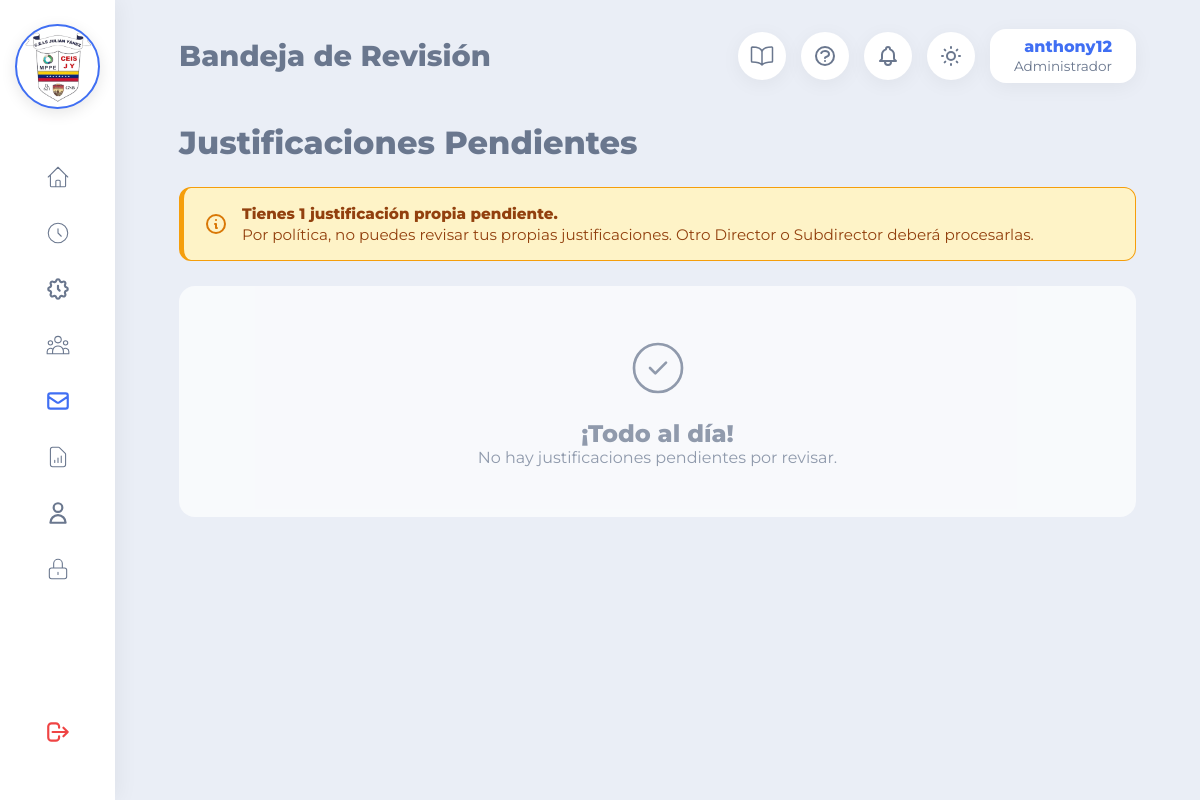
Page /vistas/justificaciones.php (signed in) on the earlier database version.
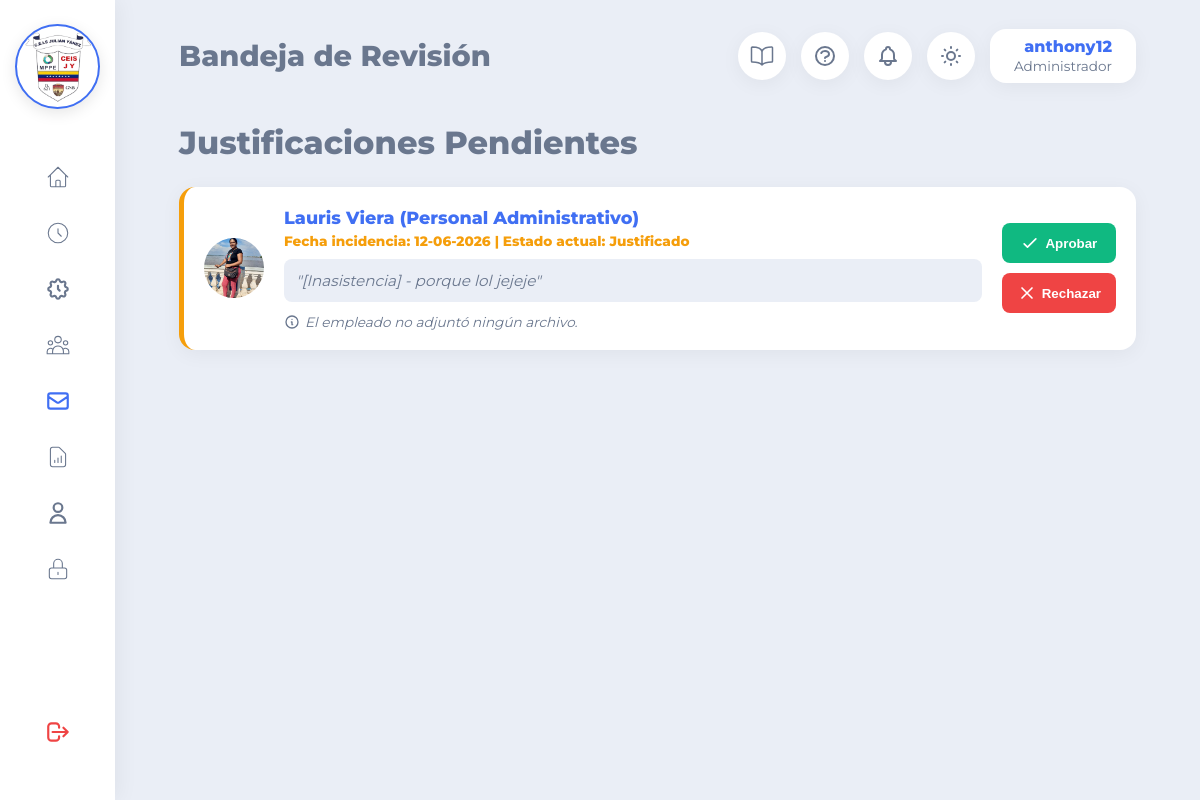
Same page on the later database version.
### tables this page shows
CREATE TABLE `asistencias` (
  `id_asistencia` int(11) NOT NULL AUTO_INCREMENT,
  `id_personal` int(11) NOT NULL,
  `fecha` date NOT NULL,
  `hora_esperada` time NOT NULL,
  `hora_entrada` time DEFAULT NULL,
  `hora_salida` time DEFAULT NULL,
  `estado` varchar(50) DEFAULT 'Ausente',
  `motivo_justificacion` text DEFAULT NULL,
  `archivo_evidencia` varchar(255) DEFAULT NULL,
  `estado_justificacion` enum('Pendiente','Aprobada','Rechazada') DEFAULT NULL,
  `observacion` text DEFAULT NULL,
  PRIMARY KEY (`id_asistencia`),
  UNIQUE KEY `asistencia_unica_dia` (`id_personal`,`fecha`),
  KEY `fk_asistencia_personal` (`id_personal`),
  CONSTRAINT `fk_asistencia_personal` FOREIGN KEY (`id_personal`) REFERENCES `personal` (`id_personal`) ON DELETE CASCADE ON UPDATE CASCADE
);

CREATE TABLE `personal` (
  `id_personal` int(11) NOT NULL AUTO_INCREMENT,
  `cedula` varchar(15) NOT NULL,
  `nombres` varchar(100) NOT NULL,
  `apellidos` varchar(100) NOT NULL,
  `foto_perfil` varchar(255) NOT NULL DEFAULT 'default.png',
  `telefono` varchar(20) NOT NULL,
  `id_cargo` int(11) NOT NULL,
  `id_usuario` int(11) NOT NULL,
  `hora_entrada_personalizada` time DEFAULT NULL,
  `hora_salida_personalizada` time DEFAULT NULL,
  `fecha_ingreso` date DEFAULT curdate(),
  PRIMARY KEY (`id_personal`),
  UNIQUE KEY `cedula_unica` (`cedula`),
  KEY `fk_personal_cargo` (`id_cargo`),
  KEY `fk_personal_usuario` (`id_usuario`),
  CONSTRAINT `fk_personal_cargo` FOREIGN KEY (`id_cargo`) REFERENCES `cargos` (`id_cargo`) ON UPDATE CASCADE,
  CONSTRAINT `fk_personal_usuario` FOREIGN KEY (`id_usuario`) REFERENCES `usuarios` (`id_usuario`) ON DELETE CASCADE ON UPDATE CASCADE
);

CREATE TABLE `cargos` (
  `id_cargo` int(11) NOT NULL AUTO_INCREMENT,
  `nombre_cargo` varchar(100) NOT NULL,
  PRIMARY KEY (`id_cargo`)
);

### vistas/justificaciones.php (the view, shortened to what this page needs)
<?php
require_once '../configuracion/conexion.php';
$nombre = $_SESSION['usuario'];
$rol    = $_SESSION['rol'];
try {
    $sql = "SELECT a.id_asistencia, a.fecha, a.estado, a.motivo_justificacion, a.archivo_evidencia,
                   p.nombres, p.apellidos, p.foto_perfil, c.nombre_cargo
            FROM asistencias a
            INNER JOIN personal p ON a.id_personal = p.id_personal
            INNER JOIN cargos c ON p.id_cargo = c.id_cargo
            WHERE a.estado_justificacion = 'Pendiente'
            AND p.id_usuario != ?
            ORDER BY a.fecha DESC";
    $stmt     = $conexion->prepare($sql);
    $stmt->execute([$_SESSION['id_usuario']]);
    $pendientes = $stmt->fetchAll(PDO::FETCH_ASSOC);
    $sql_propias = "SELECT COUNT(*) FROM asistencias a
                    INNER JOIN personal p ON a.id_personal = p.id_personal
                    WHERE a.estado_justificacion = 'Pendiente'
                    AND p.id_usuario = ?";
    $stmt_propias = $conexion->prepare($sql_propias);
    $stmt_propias->execute([$_SESSION['id_usuario']]);
    $cantidad_propias = (int) $stmt_propias->fetchColumn();
} catch (PDOException $e) {
    $pendientes       = [];
    $cantidad_propias = 0;
}
?>
<!DOCTYPE html>
<html lang="es" data-theme="light">
<head>
    <link rel="stylesheet" href="../recursos/css/principal.css?v=<?php echo time(); ?>">
    <link rel="stylesheet" href="../recursos/css/guia_dinamica.css?v=<?php echo time(); ?>">
</head>
<body>
   <?php $pagina_activa = 'justificaciones'; require_once 'componentes/sidebar.php'; ?>
    <div class="contenedor-principal">
        <?php $titulo_pagina = 'Bandeja de Revisión'; require_once 'componentes/topbar.php'; ?>
        <main class="contenido">
            <h1 style="margin-block-end: 25px;">Justificaciones Pendientes</h1>
            <?php if ($cantidad_propias > 0): ?>
            <div class="aviso-propias">
                <svg xmlns="http://www.w3.org/2000/svg" fill="none" viewBox="0 0 24 24" stroke="currentColor" stroke-width="2">
                    <path stroke-linecap="round" stroke-linejoin="round" d="M13 16h-1v-4h-1m1-4h.01M21 12a9 9 0 11-18 0 9 9 0 0118 0z" />
                </svg>
                <div>
                    <strong>Tienes <?php echo $cantidad_propias; ?> justificaci<?php echo $cantidad_propias == 1 ? 'ón propia pendiente' : 'ones propias pendientes'; ?>.</strong>
                    Por política, no puedes revisar tus propias justificaciones. Otro Director o Subdirector deberá procesarlas.
                </div>
            </div>
            <?php endif; ?>
            <div class="grid-justificaciones">
                <?php foreach ($pendientes as $req):
                    $estado_base = trim(str_replace(['(Pendiente)', ' (Pendiente)'], '', $req['estado']));
                    $tipo_incidencia = 'Inasistencia';
                ?>
                    <div class="tarjeta-justificacion">
                        <img src="../recursos/img/perfiles/<?php echo htmlspecialchars($req['foto_perfil']); ?>" alt="Avatar" class="tj-avatar">
                        <div class="tj-info">
                            <h4><?php echo htmlspecialchars($req['nombres'] . ' ' . $req['apellidos']); ?> <span>(<?php echo $req['nombre_cargo']; ?>)</span></h4>
                            <p style="margin: 5px 0; font-size: 0.85rem; color: #f59e0b; font-weight: bold;">
                                Fecha incidencia: <?php echo date('d-m-Y', strtotime($req['fecha'])); ?> | Estado actual: <?php echo $estado_base; ?>
                            </p>
                            <div class="tj-motivo">"<?php echo htmlspecialchars($req['motivo_justificacion']); ?>"</div>
                            <?php if (!empty($req['archivo_evidencia'])): ?>
                                <a href="../recursos/evidencias/<?php echo htmlspecialchars($req['archivo_evidencia']); ?>" target="_blank" class="btn-evidencia">
                                    <svg xmlns="http://www.w3.org/2000/svg" fill="none" viewBox="0 0 24 24" stroke="currentColor">
                                        <path stroke-linecap="round" stroke-linejoin="round" stroke-width="2" d="M15.172 7l-6.586 6.586a2 2 0 102.828 2.828l6.414-6.586a4 4 0 00-5.656-5.656l-6.415 6.585a6 6 0 108.486 8.486L20.5 13" />
                                    </svg>
                                    Ver Evidencia Adjunta
                                </a>
                            <?php else: ?>
                                <div class="texto-sin-evidencia">
                                    <svg xmlns="http://www.w3.org/2000/svg" width="16" height="16" fill="none" viewBox="0 0 24 24" stroke="currentColor"><path stroke-linecap="round" stroke-linejoin="round" stroke-width="2" d="M13 16h-1v-4h-1m1-4h.01M21 12a9 9 0 11-18 0 9 9 0 0118 0z" /></svg>
                                    El empleado no adjuntó ningún archivo.
                                </div>
                            <?php endif; ?>
                        </div>
                        <div class="tj-acciones">
                            <button onclick="procesar(<?php echo $req['id_asistencia']; ?>, 'aprobar', '<?php echo $tipo_incidencia; ?>', '<?php echo $estado_base; ?>')" class="btn-aprobar">
                                <svg xmlns="http://www.w3.org/2000/svg" width="20" height="20" fill="none" viewBox="0 0 24 24" stroke="currentColor" stroke-width="2"><path stroke-linecap="round" stroke-linejoin="round" d="M5 13l4 4L19 7" /></svg> Aprobar
                            </button>
                            <button onclick="procesar(<?php echo $req['id_asistencia']; ?>, 'rechazar', '<?php echo $tipo_incidencia; ?>', '<?php echo $estado_base; ?>')" class="btn-rechazar">
                                <svg xmlns="http://www.w3.org/2000/svg" width="20" height="20" fill="none" viewBox="0 0 24 24" stroke="currentColor" stroke-width="2"><path stroke-linecap="round" stroke-linejoin="round" d="M6 18L18 6M6 6l12 12" /></svg> Rechazar
                            </button>
                        </div>
                    </div>
                <?php endforeach; ?>
                <?php if(empty($pendientes)): ?>
                    <div style="text-align: center; padding: 50px; background: var(--navbar-bg); border-radius: 16px; opacity: 0.7;">
                        <svg xmlns="http://www.w3.org/2000/svg" width="64" height="64" fill="none" viewBox="0 0 24 24" stroke="currentColor" style="margin-block-end: 15px;"><path stroke-linecap="round" stroke-linejoin="round" stroke-width="1" d="M9 12l2 2 4-4m6 2a9 9 0 11-18 0 9 9 0 0118 0z" /></svg>
                        <h2>¡Todo al día!</h2>
                        <p>No hay justificaciones pendientes por revisar.</p>
                    </div>
                <?php endif; ?>
            </div>
        </main>
    </div>
</body>
</html>

### vistas/componentes/sidebar.php (shortened to what this page needs)
<nav class="barra-lateral" role="navigation" aria-label="Menú principal">
    <div class="logo-sidebar">
        <div class="contenedor-logo-neon">
            <img src="../recursos/img/logo_ceis.png" alt="Escudo CEIS Julian Yánez" class="img-escudo-neon">
        </div>
    </div>
    <ul class="menu-navegacion">
        <li class="menu-item">
            <a href="principal.php" class="enlace-menu" aria-label="Inicio" style="<?php echo (isset($pagina_activa) && $pagina_activa == 'inicio') ? 'color: var(--primary-color);' : ''; ?>">
                <svg xmlns="http://www.w3.org/2000/svg" fill="none" viewBox="0 0 24 24" stroke="currentColor">
                    <path stroke-linecap="round" stroke-linejoin="round" d="M3 12l2-2m0 0l7-7 7 7M5 10v10a1 1 0 001 1h3m10-11l2 2m-2-2v10a1 1 0 01-1 1h-3m-6 0a1 1 0 001-1v-4a1 1 0 011-1h2a1 1 0 011 1v4a1 1 0 001 1m-6 0h6" />
                </svg>
            </a>
        </li>
        <li class="menu-item">
            <a href="../vistas/asistencia.php" class="enlace-menu" aria-label="Control de Asistencia" style="<?php echo (isset($pagina_activa) && $pagina_activa == 'asistencia') ? 'color: var(--primary-color);' : ''; ?>">
                <svg xmlns="http://www.w3.org/2000/svg" fill="none" viewBox="0 0 24 24" stroke="currentColor">
                    <path stroke-linecap="round" stroke-linejoin="round" d="M12 8v4l3 3m6-3a9 9 0 11-18 0 9 9 0 0118 0z" />
                </svg>
            </a>
        </li>
        <?php if($_SESSION['id_rol'] == 1 || $_SESSION['id_rol'] == 2): ?>
        <li class="menu-item">
            <a href="../vistas/ConfiguracionAsistencia.php" class="enlace-menu" aria-label="Configuración de asistencia" style="<?php echo (isset($pagina_activa) && $pagina_activa == 'configuracion') ? 'color: var(--primary-color);' : ''; ?>">
            </a>
        </li>
        <?php endif; ?>
        <?php if($_SESSION['id_rol'] == 1): ?>
        <li class="menu-item">
            <a href="../vistas/personal.php" class="enlace-menu" aria-label="Gestión de Personal" style="<?php echo (isset($pagina_activa) && $pagina_activa == 'personal') ? 'color: var(--primary-color);' : ''; ?>">
            </a>
        </li>
        <?php endif; ?>
        <?php if($_SESSION['id_rol'] == 1 || $_SESSION['id_rol'] == 2): ?>
        <li class="menu-item">
            <a href="../vistas/justificaciones.php" class="enlace-menu" aria-label="Bandeja de Justificaciones" style="<?php echo (isset($pagina_activa) && $pagina_activa == 'justificaciones') ? 'color: var(--primary-color);' : ''; ?>">
                <svg xmlns="http://www.w3.org/2000/svg" fill="none" viewBox="0 0 24 24" stroke="currentColor">
                    <path stroke-linecap="round" stroke-linejoin="round" stroke-width="2" d="M3 8l7.89 5.26a2 2 0 002.22 0L21 8M5 19h14a2 2 0 002-2V7a2 2 0 00-2-2H5a2 2 0 00-2 2v10a2 2 0 002 2z" />
                </svg>
            </a>
        </li>
        <?php endif; ?>
        <li class="menu-item">
            <a href="../vistas/reportes.php" class="enlace-menu" aria-label="Reportes" style="<?php echo (isset($pagina_activa) && $pagina_activa == 'reportes') ? 'color: var(--primary-color);' : ''; ?>">
                <svg xmlns="http://www.w3.org/2000/svg" fill="none" viewBox="0 0 24 24" stroke="currentColor">
                    <path stroke-linecap="round" stroke-linejoin="round" d="M9 17v-2m3 2v-4m3 4v-6m2 10H7a2 2 0 01-2-2V5a2 2 0 012-2h5.586a1 1 0 01.707.293l5.414 5.414a1 1 0 01.293.707V19a2 2 0 01-2 2z" />
                </svg>
            </a>
        </li>
        <li class="menu-item">
            <a href="../vistas/perfil.php" class="enlace-menu" aria-label="Mi Perfil" style="<?php echo (isset($pagina_activa) && $pagina_activa == 'perfil') ? 'color: var(--primary-color);' : ''; ?>">
                <svg xmlns="http://www.w3.org/2000/svg" fill="none" viewBox="0 0 24 24" stroke="currentColor">
                    <path stroke-linecap="round" stroke-linejoin="round" stroke-width="2" d="M16 7a4 4 0 11-8 0 4 4 0 018 0zM12 14a7 7 0 00-7 7h14a7 7 0 00-7-7z" />
                </svg>
            </a>
        </li>
        <?php if($_SESSION['id_rol'] == 1): ?>
        <li class="menu-item">
            <a href="../vistas/seguridad.php" class="enlace-menu" aria-label="Seguridad" style="<?php echo (isset($pagina_activa) && $pagina_activa == 'seguridad') ? 'color: var(--primary-color);' : ''; ?>">
                <svg xmlns="http://www.w3.org/2000/svg" fill="none" viewBox="0 0 24 24" stroke="currentColor">
                    <path stroke-linecap="round" stroke-linejoin="round" d="M12 15v2m-6 4h12a2 2 0 002-2v-6a2 2 0 00-2-2H6a2 2 0 00-2 2v6a2 2 0 002 2zm10-10V7a4 4 0 00-8 0v4h8z" />
                </svg>
            </a>
        </li>
        <?php endif; ?>
        <li class="menu-item item-salir">
            <a href="../controladores/cerrar_sesion.php" class="enlace-menu" aria-label="Cerrar Sesión" style="color: #ef4444;">
                <svg xmlns="http://www.w3.org/2000/svg" fill="none" viewBox="0 0 24 24" stroke="currentColor">
                    <path stroke-linecap="round" stroke-linejoin="round" stroke-width="2" d="M17 16l4-4m0 0l-4-4m4 4H7m6 4v1a3 3 0 01-3 3H6a3 3 0 01-3-3V7a3 3 0 013-3h4a3 3 0 013 3v1" />
                </svg>
            </a>
        </li>
    </ul>
</nav>

### vistas/componentes/topbar.php (shortened to what this page needs)
<header class="barra-superior">
    <h3><?php echo isset($titulo_pagina) ? $titulo_pagina : 'CEIS Julian Yánez'; ?></h3>
    <div class="acciones-superior">
        <div class="contenedor-iconos-top">
            <?php if ($_SESSION['id_rol'] == 1): ?>
            <a href="../recursos/documentos/Manual_de_Usuario.pdf" download="Manual_Usuario.pdf" class="btn-tema-top" aria-label="Descargar Manual de Usuario" title="Descargar Manual de Usuario">
            </a>
            <?php endif; ?>
            <button class="btn-tema-top" id="btnAyudaDinamica" aria-label="Guía Interactiva" title="Ayuda del sistema">
</button>
            <div class="contenedor-campana">
                <button class="btn-tema-top" id="btnNotificaciones" aria-label="Notificaciones">
                </button>
            </div>
            <button class="btn-tema-top" id="btnCambiarTema" aria-label="Cambiar Tema">
            </button>
        </div>
        <div class="usuario-info">
            <h4><?php echo htmlspecialchars($nombre); ?></h4>
            <span><?php echo $rol; ?></span>
        </div>
    </div>
</header>

### vistas/justificaciones.php (style rules this page uses)
.texto-sin-evidencia { margin-block-start: 12px; font-size: 0.85rem; color: var(--text-color); font-style: italic; display: flex; align-items: center; gap: 5px; }
.aviso-propias { display: flex; align-items: center; gap: 14px; background-color: #fef3c7; border: 1px solid #f59e0b; border-left: 5px solid #f59e0b; border-radius: 12px; padding: 16px 20px; margin-block-end: 25px; color: #92400e; font-size: 0.95rem; }
.aviso-propias svg { flex-shrink: 0; width: 24px; height: 24px; color: #d97706; }
.aviso-propias strong { display: block; margin-block-end: 2px; }

Differences in the rows shown:
added asistencias: id_personal.foto_perfil (picture), id_personal.apellidos "Lauris Viera", cargos.nombre_cargo "Personal Administrativo", fecha "12-06-2026", estado "Justificado", motivo_justificacion "[Inasistencia] - porque lol jejeje", shows "El empleado no adjuntó ningún archivo."
Other differences:
$cantidad_propias: "1" → (not shown)
text no longer shown: "Tienes justificaci ón propia pendiente . Por política, no puedes revisar tus propias justificaciones. Otro Director o Subdirector deberá procesarlas. ¡Todo al día! No hay justificaciones pendientes por revisar."
